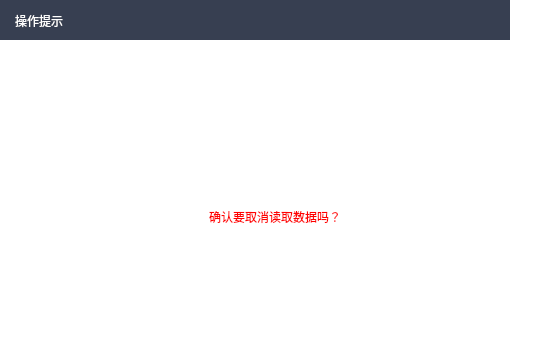
<?xml version="1.0" encoding="UTF-8"?>
<ui version="4.0">
 <class>myMessageDialog</class>
 <widget class="QDialog" name="myMessageDialog">
  <property name="geometry">
   <rect>
    <x>0</x>
    <y>0</y>
    <width>550</width>
    <height>350</height>
   </rect>
  </property>
  <property name="windowTitle">
   <string>Dialog</string>
  </property>
  <property name="styleSheet">
   <string notr="true">background-color: rgb(255, 255, 255);</string>
  </property>
  <widget class="QWidget" name="widget" native="true">
   <property name="geometry">
    <rect>
     <x>0</x>
     <y>0</y>
     <width>550</width>
     <height>40</height>
    </rect>
   </property>
   <property name="minimumSize">
    <size>
     <width>550</width>
     <height>40</height>
    </size>
   </property>
   <property name="styleSheet">
    <string notr="true">QWidget#widget{
	background-color: rgb(55, 63, 81);
}</string>
   </property>
   <widget class="QLabel" name="lab_title">
    <property name="geometry">
     <rect>
      <x>15</x>
      <y>8</y>
      <width>76</width>
      <height>25</height>
     </rect>
    </property>
    <property name="styleSheet">
     <string notr="true">font: 75 14pt &quot;Agency FB&quot;;
background-color: rgb(55, 63, 81);
color: rgb(255, 255, 255);</string>
    </property>
    <property name="text">
     <string>操作提示</string>
    </property>
   </widget>
   <widget class="QPushButton" name="btn_close">
    <property name="geometry">
     <rect>
      <x>510</x>
      <y>0</y>
      <width>40</width>
      <height>40</height>
     </rect>
    </property>
    <property name="focusPolicy">
     <enum>Qt::StrongFocus</enum>
    </property>
    <property name="styleSheet">
     <string notr="true">QToolTip{border:1px solid rgb(118, 118, 118); background-color: #ffffff; color:#484848; font-size:12px;}
QPushButton:hover{border: no;
background-image:url(:/images/btnClose_mini.png);}
QPushButton{border: no;
background-image: url(:/images/btnClose_mini_norm.png);}</string>
    </property>
    <property name="text">
     <string/>
    </property>
   </widget>
  </widget>
  <widget class="QWidget" name="layoutWidget">
   <property name="geometry">
    <rect>
     <x>0</x>
     <y>40</y>
     <width>551</width>
     <height>311</height>
    </rect>
   </property>
   <layout class="QVBoxLayout" name="verticalLayout" stretch="53,70,50,16,46,35,40">
    <item>
     <spacer name="verticalSpacer_4">
      <property name="orientation">
       <enum>Qt::Vertical</enum>
      </property>
      <property name="sizeType">
       <enum>QSizePolicy::Maximum</enum>
      </property>
      <property name="sizeHint" stdset="0">
       <size>
        <width>20</width>
        <height>53</height>
       </size>
      </property>
     </spacer>
    </item>
    <item>
     <layout class="QHBoxLayout" name="horizontalLayout_2" stretch="240,70,240">
      <item>
       <spacer name="horizontalSpacer_4">
        <property name="orientation">
         <enum>Qt::Horizontal</enum>
        </property>
        <property name="sizeType">
         <enum>QSizePolicy::Maximum</enum>
        </property>
        <property name="sizeHint" stdset="0">
         <size>
          <width>240</width>
          <height>20</height>
         </size>
        </property>
       </spacer>
      </item>
      <item>
       <widget class="QLabel" name="lab_icon">
        <property name="text">
         <string/>
        </property>
        <property name="alignment">
         <set>Qt::AlignCenter</set>
        </property>
       </widget>
      </item>
      <item>
       <spacer name="horizontalSpacer_3">
        <property name="orientation">
         <enum>Qt::Horizontal</enum>
        </property>
        <property name="sizeType">
         <enum>QSizePolicy::Maximum</enum>
        </property>
        <property name="sizeHint" stdset="0">
         <size>
          <width>240</width>
          <height>20</height>
         </size>
        </property>
       </spacer>
      </item>
     </layout>
    </item>
    <item>
     <spacer name="verticalSpacer_3">
      <property name="orientation">
       <enum>Qt::Vertical</enum>
      </property>
      <property name="sizeType">
       <enum>QSizePolicy::Maximum</enum>
      </property>
      <property name="sizeHint" stdset="0">
       <size>
        <width>20</width>
        <height>51</height>
       </size>
      </property>
     </spacer>
    </item>
    <item>
     <layout class="QHBoxLayout" name="horizontalLayout_3">
      <item>
       <spacer name="horizontalSpacer_6">
        <property name="orientation">
         <enum>Qt::Horizontal</enum>
        </property>
        <property name="sizeType">
         <enum>QSizePolicy::Fixed</enum>
        </property>
        <property name="sizeHint" stdset="0">
         <size>
          <width>4</width>
          <height>20</height>
         </size>
        </property>
       </spacer>
      </item>
      <item>
       <widget class="QLineEdit" name="edit_infor">
        <property name="styleSheet">
         <string notr="true">background-color: rgb(255, 255, 255);
color: rgb(255, 0, 0);
font: 12pt &quot;黑体&quot;;
border-width:0;
border-style:outset;</string>
        </property>
        <property name="text">
         <string>确认要取消读取数据吗？</string>
        </property>
        <property name="alignment">
         <set>Qt::AlignCenter</set>
        </property>
        <property name="readOnly">
         <bool>true</bool>
        </property>
       </widget>
      </item>
      <item>
       <spacer name="horizontalSpacer_5">
        <property name="orientation">
         <enum>Qt::Horizontal</enum>
        </property>
        <property name="sizeType">
         <enum>QSizePolicy::Fixed</enum>
        </property>
        <property name="sizeHint" stdset="0">
         <size>
          <width>4</width>
          <height>20</height>
         </size>
        </property>
       </spacer>
      </item>
     </layout>
    </item>
    <item>
     <spacer name="verticalSpacer_2">
      <property name="orientation">
       <enum>Qt::Vertical</enum>
      </property>
      <property name="sizeType">
       <enum>QSizePolicy::Preferred</enum>
      </property>
      <property name="sizeHint" stdset="0">
       <size>
        <width>20</width>
        <height>46</height>
       </size>
      </property>
     </spacer>
    </item>
    <item>
     <layout class="QHBoxLayout" name="horizontalLayout">
      <item>
       <spacer name="horizontalSpacer">
        <property name="orientation">
         <enum>Qt::Horizontal</enum>
        </property>
        <property name="sizeType">
         <enum>QSizePolicy::Preferred</enum>
        </property>
        <property name="sizeHint" stdset="0">
         <size>
          <width>160</width>
          <height>20</height>
         </size>
        </property>
       </spacer>
      </item>
      <item>
       <widget class="QWidget" name="widget_btn" native="true">
        <property name="minimumSize">
         <size>
          <width>100</width>
          <height>35</height>
         </size>
        </property>
        <property name="maximumSize">
         <size>
          <width>230</width>
          <height>35</height>
         </size>
        </property>
       </widget>
      </item>
      <item>
       <spacer name="horizontalSpacer_2">
        <property name="orientation">
         <enum>Qt::Horizontal</enum>
        </property>
        <property name="sizeType">
         <enum>QSizePolicy::Preferred</enum>
        </property>
        <property name="sizeHint" stdset="0">
         <size>
          <width>160</width>
          <height>20</height>
         </size>
        </property>
       </spacer>
      </item>
     </layout>
    </item>
    <item>
     <spacer name="verticalSpacer">
      <property name="orientation">
       <enum>Qt::Vertical</enum>
      </property>
      <property name="sizeType">
       <enum>QSizePolicy::Preferred</enum>
      </property>
      <property name="sizeHint" stdset="0">
       <size>
        <width>20</width>
        <height>40</height>
       </size>
      </property>
     </spacer>
    </item>
   </layout>
  </widget>
 </widget>
 <resources/>
 <connections/>
</ui>
